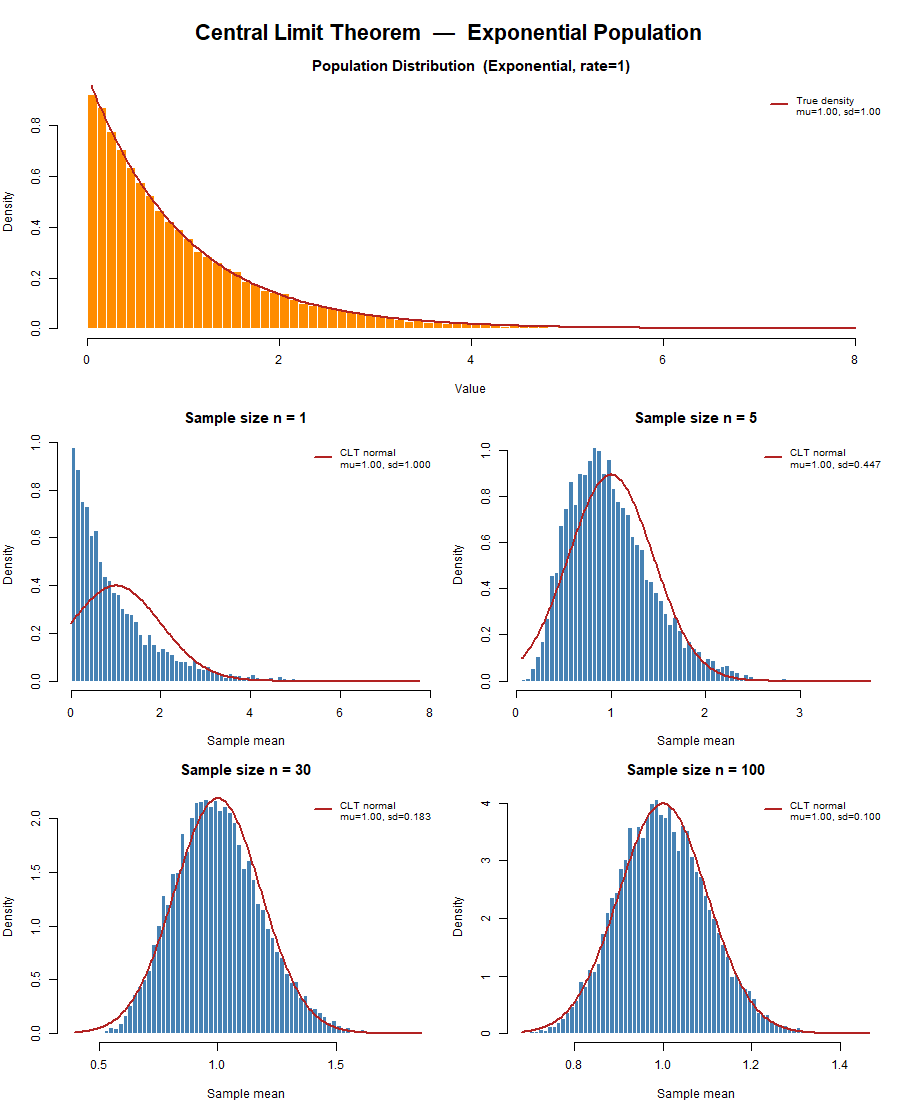

This figure's R source:
# Central Limit Theorem Demonstration
# Shows that sample means approach a normal distribution regardless of
# the shape of the original population distribution.

set.seed(42)

# --- Parameters ---
n_simulations <- 10000          # number of samples drawn for each scenario
sample_sizes  <- c(1, 5, 30, 100)  # sample sizes to compare
pop_size      <- 1e6            # large population to draw from

# --- Population: right-skewed exponential (mean = 1, sd = 1) ---
population <- rexp(pop_size, rate = 1)
pop_mean   <- mean(population)
pop_sd     <- sd(population)

cat(sprintf("Population shape : Exponential(rate=1)\n"))
cat(sprintf("Population mean  : %.4f\n", pop_mean))
cat(sprintf("Population SD    : %.4f\n\n", pop_sd))

# --- Simulate sample means for each sample size ---
simulate_sample_means <- function(pop, n, reps) {
  replicate(reps, mean(sample(pop, size = n, replace = TRUE)))
}

sample_means_list <- lapply(sample_sizes, simulate_sample_means,
                            pop = population, reps = n_simulations)
names(sample_means_list) <- paste0("n=", sample_sizes)

# --- Plot ---
png("central_limit_theorem.png", width = 900, height = 1100, res = 110)

# Layout: population spans full top row; 4 sample-size panels below in 2x2
layout(matrix(c(1, 1, 2, 3, 4, 5), nrow = 3, byrow = TRUE),
       heights = c(1, 1, 1))
old_par <- par(mar = c(4, 4, 3, 1), oma = c(0, 0, 3, 0))

# Panel 1: population distribution (truncated for readability)
pop_sample <- sample(population, 50000)
hist(pop_sample,
     breaks  = 80,
     freq    = FALSE,
     col     = "darkorange",
     border  = "white",
     xlim    = c(0, 8),
     main    = "Population Distribution  (Exponential, rate=1)",
     xlab    = "Value",
     ylab    = "Density")
x_seq <- seq(0, 8, length.out = 300)
lines(x_seq, dexp(x_seq, rate = 1), col = "firebrick", lwd = 2)
legend("topright",
       legend = sprintf("True density\nmu=%.2f, sd=%.2f", pop_mean, pop_sd),
       col    = "firebrick", lwd = 2, bty = "n", cex = 0.8)

# Panels 2-5: sampling distributions for each n
for (i in seq_along(sample_sizes)) {
  n      <- sample_sizes[i]
  means  <- sample_means_list[[i]]
  clt_mean <- pop_mean
  clt_sd   <- pop_sd / sqrt(n)

  hist(means,
       breaks  = 60,
       freq    = FALSE,
       col     = "steelblue",
       border  = "white",
       main    = sprintf("Sample size n = %d", n),
       xlab    = "Sample mean",
       ylab    = "Density")

  x_seq <- seq(min(means), max(means), length.out = 300)
  lines(x_seq, dnorm(x_seq, mean = clt_mean, sd = clt_sd),
        col = "firebrick", lwd = 2)

  legend("topright",
         legend = sprintf("CLT normal\nmu=%.2f, sd=%.3f", clt_mean, clt_sd),
         col    = "firebrick", lwd = 2, bty = "n", cex = 0.8)
}

mtext("Central Limit Theorem  —  Exponential Population",
      outer = TRUE, cex = 1.2, font = 2)

par(old_par)
dev.off()
cat("Plot saved to central_limit_theorem.png\n")

# --- Numerical check: compare empirical vs CLT predictions ---
cat("n        emp_mean  clt_mean  emp_sd    clt_sd\n")
cat(strrep("-", 52), "\n")
for (i in seq_along(sample_sizes)) {
  n     <- sample_sizes[i]
  means <- sample_means_list[[i]]
  cat(sprintf("%-8d %.4f    %.4f    %.4f    %.4f\n",
              n,
              mean(means), pop_mean,
              sd(means),   pop_sd / sqrt(n)))
}

# --- Shapiro-Wilk normality test on 5 000 of the simulated means ---
cat("\nShapiro-Wilk p-value (closer to 1 => more normal):\n")
for (i in seq_along(sample_sizes)) {
  n     <- sample_sizes[i]
  means <- sample_means_list[[i]]
  sw    <- shapiro.test(sample(means, 5000))
  cat(sprintf("  n = %3d : W = %.4f,  p = %.4f\n", n, sw$statistic, sw$p.value))
}
